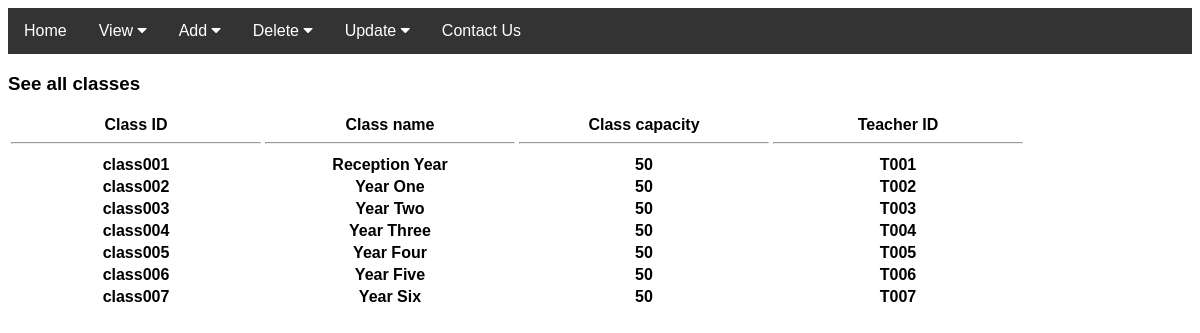
The page /Class.php on the database its author committed.
### tables this page shows
CREATE TABLE `class` (
  `CLASS_ID` varchar(10) NOT NULL,
  `CLASS_NAME` varchar(20) NOT NULL,
  `CLASS_CAPACITY` int(3) NOT NULL,
  `TEACHER_ID` varchar(10) NOT NULL
);

### Class.php (the view, shortened to what this page needs)
<html>
<head>
        <link rel="stylesheet" href="https://cdnjs.cloudflare.com/ajax/libs/font-awesome/4.7.0/css/font-awesome.min.css">
    </head>
<body>
<div class="navbar">
            <a href="index.html">Home</a>
            <div class="dropdown">
                <button class="dropbtn">View
                    <i class="fa fa-caret-down"></i>
                </button>
            </div>
            <div class="dropdown">
                <button class="dropbtn">Add
                    <i class="fa fa-caret-down"></i>
                </button>
            </div>
            <div class="dropdown">
              <button class="dropbtn">Delete
                  <i class="fa fa-caret-down"></i>
              </button>
          </div>
          <div class="dropdown">
            <button class="dropbtn">Update
                <i class="fa fa-caret-down"></i>
            </button>
        </div>
            <a href="Contact.html">Contact Us</a>
        </div>
<?php
$link = mysqli_connect("localhost", "root", "", "st_alphonsus");
?>
<h3>See all classes</h3>
		<table>
			<tr>
				<th width="250px">Class ID<br><hr></th>
				<th width="250px">Class name<br><hr></th>
				<th width="250px">Class capacity<br><hr></th>
				<th width="250px">Teacher ID<br><hr></th>
			</tr>
			<?php
			 $sql = mysqli_query($link, "SELECT CLASS_ID,CLASS_NAME,CLASS_CAPACITY,TEACHER_ID FROM class");
			while ($row = $sql->fetch_assoc()){
			echo "
			<tr>
				<th>{$row['CLASS_ID']}</th>
				<th>{$row['CLASS_NAME']}</th>
				<th>{$row['CLASS_CAPACITY']}</th>
				<th>{$row['TEACHER_ID']}</th>
			</tr>";
			}
			?>
        </table>
</body>
</html>

### Class.php (style rules this page uses)
body { font-family: Arial, Helvetica, sans-serif; }
.navbar { overflow: hidden; background-color: #333; }
.navbar a { float: left; font-size: 16px; color: white; text-align: center; padding: 14px 16px; text-decoration: none; }
.dropdown { float: left; overflow: hidden; }
.dropdown .dropbtn { font-size: 16px; border: none; outline: none; color: white; padding: 14px 16px; background-color: inherit; font-family: inherit; margin: 0; }

### rows shown on the page
class: CLASS_ID "class001", CLASS_NAME "Reception Year", CLASS_CAPACITY "50", TEACHER_ID "T001"
class: CLASS_ID "class002", CLASS_NAME "Year One", CLASS_CAPACITY "50", TEACHER_ID "T002"
class: CLASS_ID "class003", CLASS_NAME "Year Two", CLASS_CAPACITY "50", TEACHER_ID "T003"
class: CLASS_ID "class004", CLASS_NAME "Year Three", CLASS_CAPACITY "50", TEACHER_ID "T004"
class: CLASS_ID "class005", CLASS_NAME "Year Four", CLASS_CAPACITY "50", TEACHER_ID "T005"
class: CLASS_ID "class006", CLASS_NAME "Year Five", CLASS_CAPACITY "50", TEACHER_ID "T006"
class: CLASS_ID "class007", CLASS_NAME "Year Six", CLASS_CAPACITY "50", TEACHER_ID "T007"
